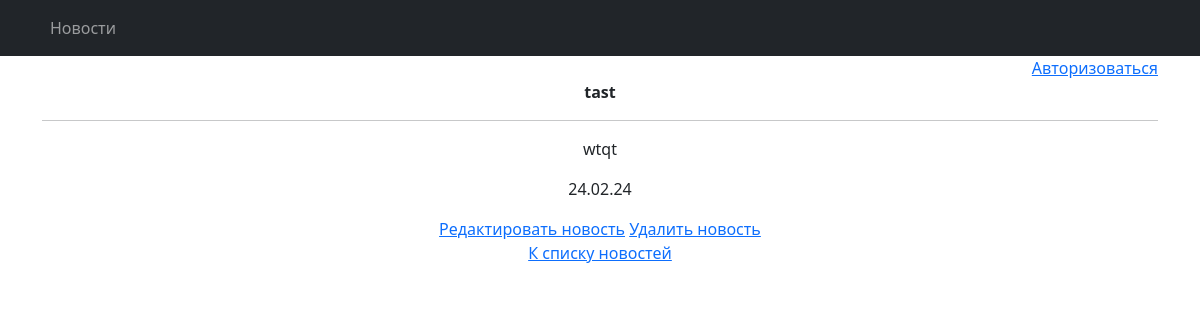
/31, run on the app's committed database.
### news/models.py (models this page shows, shortened)
class Post(models.Model):
    article = 'Article'
    news = 'News'
    POSITIONS = [
        (article, 'Статья'),
        (news, 'Новость')
    ]
    author = models.ForeignKey(Author, on_delete=models.CASCADE)
    position = models.CharField(max_length=255, choices=POSITIONS, default=news)
    datetime = models.DateTimeField(auto_now_add=True)
    category = models.ManyToManyField(Category, through='PostCategory')
    header = models.CharField(max_length=255)
    text = models.TextField(default='')
    rating = models.IntegerField(default=0)

### news/views.py (the view)
# urls.py: path('<int:pk>', PostDetail.as_view(), name='post_detail'),
class PostDetail(DetailView):
    model = Post
    template_name = 'post.html'
    context_object_name = 'post'
    def get_context_data(self, **kwargs):
        context = super().get_context_data(**kwargs)
        context['is_not_authors'] = not self.request.user.groups.filter(name='authors').exists()
        return context

### news/templatetags/custom_filters.py (called while the page is built)
@register.filter()
def censor(value):
    split_str = value.split()
    new_split_string = []
    for word in split_str:
        for bad_word in bad_words:
            bad_len = len(bad_word)
            index = word.lower().find(bad_word)
            if index != -1:
                new_split_string.append(word[:index] + '*' * bad_len + word[index + bad_len:])
                break
        else:
            new_split_string.append(word)
    return ' '.join(new_split_string)

### NewsPaper/templates/post.html (shortened to what this page needs)
{% extends 'default.html' %}
{% load custom_filters %}
{% block content %}
<p><strong>{{ post.header|censor }}</strong></p>
<hr>
<p>{{ post.text|censor }}</p>
<p>{{ post.datetime|date:'d.m.y' }}</p>
{% if post.position == "News" %}
    <a href="{% url 'news_update' post.pk%}">Редактировать новость</a>
    <a href="{% url 'news_delete' post.pk%}">Удалить новость</a>
{% else %}
    <a href="{% url 'articles_update' post.pk%}">Редактировать статью</a>
    <a href="{% url 'articles_delete' post.pk%}">Удалить статью</a>
{% endif %}
<p><a href="{% url 'post_list'%}">К списку новостей</a></p>
{% endblock content %}

### data on the page
Post: header|censor "tast", text|censor "wtqt", datetime "24.02.24"
